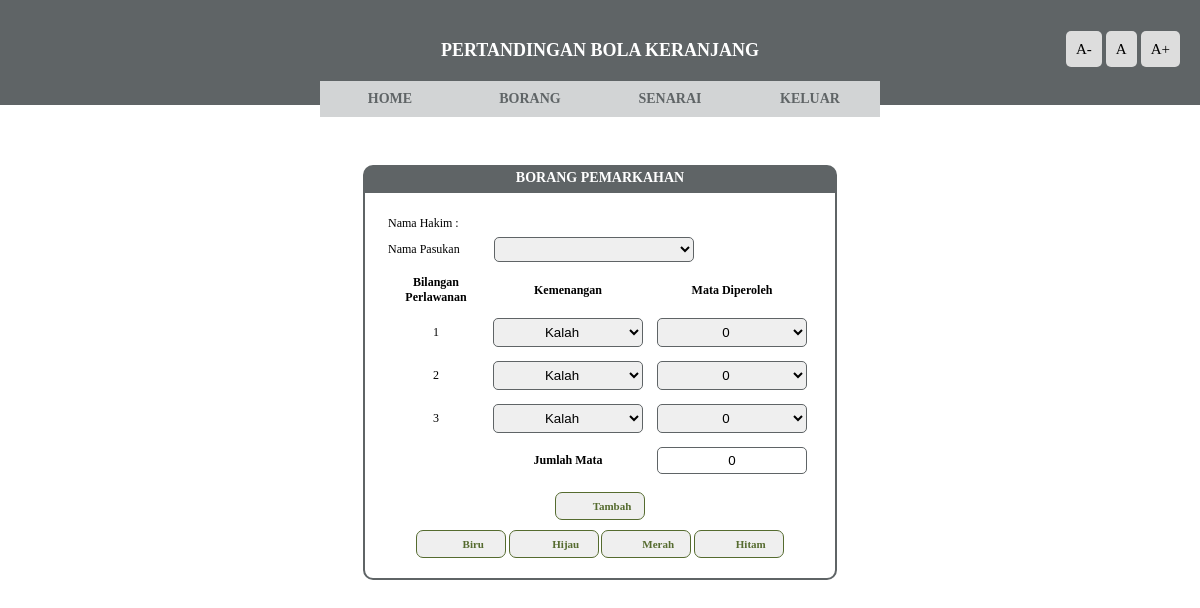
Screenshot of /hakim_borang.php with the database file from the repository.
### tables this page shows
CREATE TABLE `pemarkahan` (
  `idpemarkahan` varchar(6) NOT NULL,
  `bilanganperlawanan` int(3) NOT NULL
);

### hakim_borang.php (the view, shortened to what this page needs)
<?php
    include("sambungan.php");
    include("hakim_menu.php");
    $namahakim = $_SESSION["nama"];
?>
<link rel="stylesheet" href="borang.css">
<link rel="stylesheet" href="button.css">
<div class="kandungan">
	<h3 class="markah">BORANG PEMARKAHAN</h3>
	<form class="markah" action="hakim_borang2.php" method="post">
		<table>
			<tr>
				<td class="warna">Nama Hakim : </td>
				<td><?php echo $namahakim; ?> </td>
			</tr>
			<tr>
				<td class="warna">Nama Pasukan</td>
				<td>
					<select class="markah" name="idpasukan">
					</select>
				</td>
			</tr>
		</table>
		<table class="markah">
			<tr>
				<th class="warna">Bilangan Perlawanan</th>
				<th class="warna">Kemenangan</th>
				<th class="warna">Mata Diperoleh</th>
			</tr>
			<?php
            $sql = "select * from pemarkahan";
            $data = mysqli_query($sambungan, $sql);
            while ($pemarkahan = mysqli_fetch_array($data)) {
				echo "<tr>
                <td style='text-align: center;'>$pemarkahan[bilanganperlawanan]</td>
                <td>
					<select value=0>
						<option value=0>Kalah</option>
						<option value=1>Menang</option>
					</select>
				</td>
                <td>
					<select oninput='kiramata()' class='mata' id='$pemarkahan[idpemarkahan]' name='$pemarkahan[idpemarkahan]'>
						<option value=0>0</option>
						<option value=1>1</option>
					</select>
				</td>
                </tr>";
            }
            ?>
			<tr class="markah_jumlah" autocomplete="off">
				<td></td>
				<td class="markah_jumlah">Jumlah Mata</td>
				<td><input class="mata" type="text" id="jumlahmata" name="jumlahmata" value=0 style="width: 150px; text-align: center; border: 1px solid #5f6466;" readonly></td>
			</tr>
		</table>
		<button class="tambah" type="submit" name="submit">Tambah</button>
<br>
<center>
    <button class="biru"  onclick="tukar_warna(0)">Biru</button>
    <button class="hijau" onclick="tukar_warna(1)">Hijau</button>
    <button class="merah" onclick="tukar_warna(2)">Merah</button>
    <button class="hitam" onclick="tukar_warna(3)">Hitam</button>
</center>

### menu.css (style rules this page uses)
body { margin: 0px; background-image: url(imej/background1.png); background-size: cover; }
div { text-align: center; margin: 0px auto; padding-top: 20px; }

### borang.css (style rules this page uses)
body { background-image: url(imej/background1.png); background-size: cover; }
h3 { font-family: verdana; font-size: 14px; font-weight: bold; text-align: center; color: white; padding:5px 22px; border-radius: 10px 10px 0 0; margin: 40px auto 0px; background-color:#5f6466; }
form { font-family: verdana; font-weight: bold; font-size: 10px; text-align: center; color: black; padding: 20px; border:2px solid #5f6466; border-radius:0px 0px 10px 10px; margin:0px auto; background-color:rgb(255, 255, 255); }
form.markah, h3.markah { width:430px; }
input[type="text"], input[type="password"], input[type="number"], select { width: 200px; padding:5px; margin: 5px; border-radius: 5px; border: 1px solid #5f6466; }
table { font-family: verdana; font-size: 12px; }
select.markah { width: 200px; padding:3px; margin: 2px; }
td.markah_jumlah { font-weight: bold; text-align: center; }
td:nth-child(1) { width: 100px; text-align: left; }
td:nth-child(2) { width: 100px; text-align: center; }
td:nth-child(3) { width: 150px; text-align: center; }
table.markah { margin-top : 5px; width : 430px; }
th { padding-bottom : 5px; }

### button.css (style rules this page uses)
button { font-family: verdana; font-weight: bold; font-size: 11px; text-align: center; color: darkolivegreen; width: 90px; padding: 7px 8px 7px 32px; border: 1px solid darkolivegreen; border-radius: 7px; margin-top: 10px; background-position: 8px; background-repeat: no-repeat; }
button.tambah { background-image: url(imej/add.png); }
button.merah { background-image:url(imej/red.png); }
button.biru { background-image:url(imej/blue.png); }
button.hijau { background-image:url(imej/green.png); }
button.hitam { background-image:url(imej/black.png); }
body { background-image: url(imej/background1.png); background-size: cover; }

### hakim_borang.php (style rules this page uses)
td { text-align: center; }
select { width: 150px; text-align: center; }

### rows the page displays
pemarkahan: bilanganperlawanan "1", PEM001 "0"
pemarkahan: bilanganperlawanan "2", idpemarkahan "0"
pemarkahan: bilanganperlawanan "3", idpemarkahan "0"
